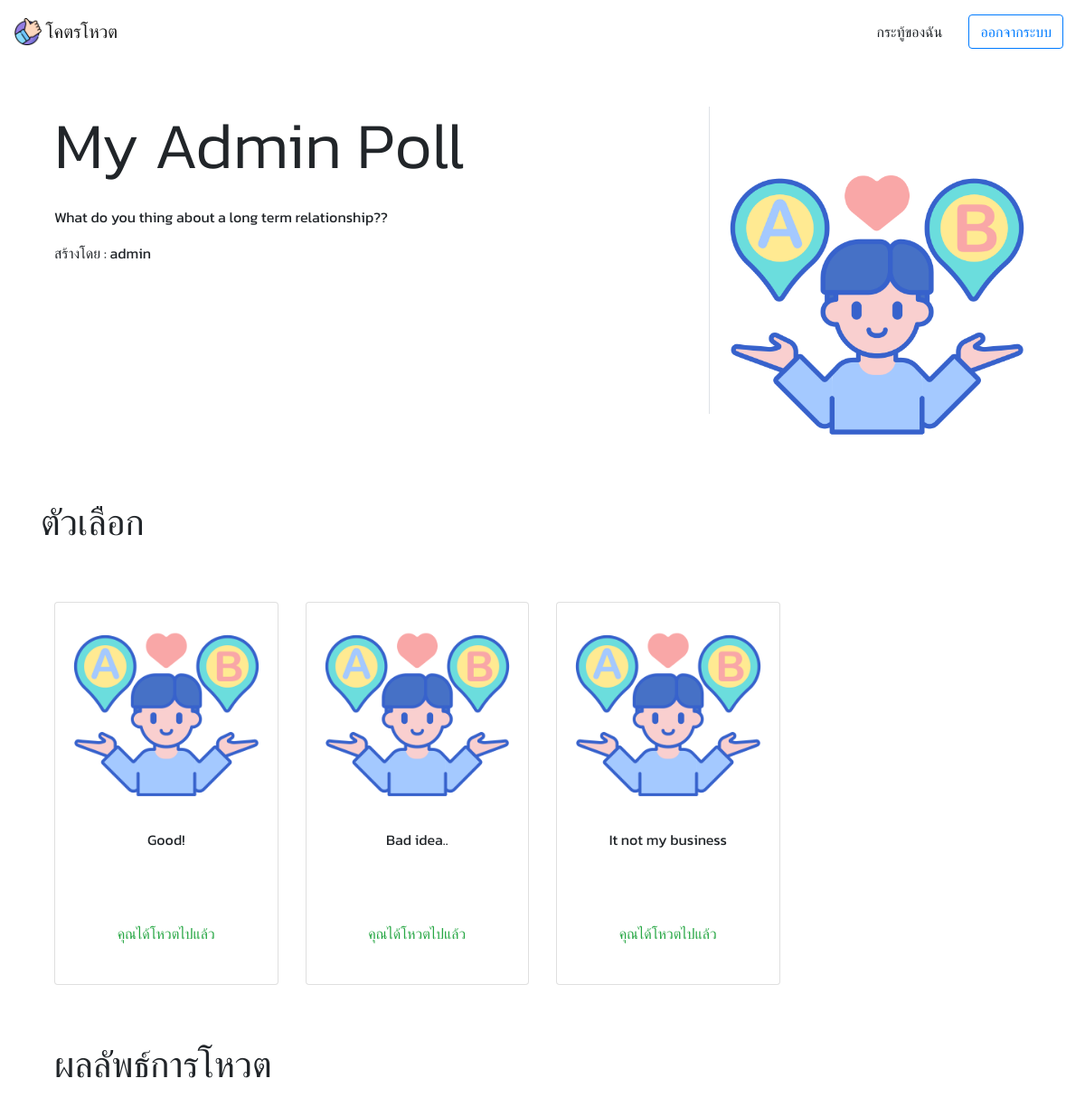
The page /detail/22 (signed in) on the database its author committed.
### polls/models.py (models this page shows, shortened)
class Poll(models.Model):
    subject = models.CharField(max_length=255, null=False)
    detail = models.TextField(null=False)
    picture = models.ImageField(default='poll/default.png', upload_to='poll/')
    start_date = models.DateTimeField(default=timezone.now)
    end_date = models.DateTimeField()
    password = models.CharField(max_length=255, default='')
    create_by = models.ForeignKey(User, on_delete=models.CASCADE)
    create_date = models.DateTimeField(auto_now=True)
    is_active = models.BooleanField(default=True)
    def is_available(self):
        if timezone.now() >= self.end_date:
            self.is_active = False
            self.save()
        return self.is_active

class Poll_Choice(models.Model):
    subject = models.CharField(max_length=255, null=False)
    image = models.ImageField(default='choice/default.png', upload_to='choice/')
    poll_id = models.ForeignKey(Poll, on_delete=models.CASCADE)

### polls/views.py (the view)
# urls.py: path('detail/<int:poll_id>', views.detail_view, name='detail'), # detail poll page
@login_required
def detail_view(request, poll_id):
    poll = Poll.objects.get(id=poll_id)
    already_vote = False
    context = {
        'poll' : poll
    }
    for vote in poll.poll_vote_set.all():
        if vote.vote_by == request.user:
            already_vote = True
    choices = poll.poll_choice_set.all()
    context['choices'] = choices
    if not poll.is_available() or already_vote:
        chart = pygal.Bar(width=1000, min_scale=1)
        chart.title = f"ผลลัพธ์ของ : {poll.subject}"
        for choice in choices:
            chart.add(choice.subject, choice.poll_vote_set.all().count())
            context['graph'] = chart.render().decode('utf-8')
    context['already_vote'] = already_vote
    passed = False
    if poll.password == request.GET.get('password') or already_vote:
        passed = True
    context['passed'] = passed
    return render(request, 'detail.html', context)

### polls/templates/detail.html (shortened to what this page needs)
{% extends 'base_layout.html' %}
{% block content %}
      <div class="container">
        <div class="row">
            <div class="col-lg-8 mb-5 border-right pr-5">
                <h1 class='display-3'>
                    <span> {{ poll.subject }}</span>
                </h1>
                <p class="mt-4 display-5"> {{ poll.detail }}</p>
                <p class="display-5"> สร้างโดย : {{ poll.create_by }}</p>
            </div>
            <div class="col-lg-4 mt-5">
                <img src="{{ poll.picture.url }}" alt="" class='img-fluid'>
            </div>
        </div>
    </div>
    <h1 class='my-5'>ตัวเลือก</h1>
    <div class='container text-center mb-5'>
        <div class="row">
            {% for choice in choices %}
            <div class="col-md-3 my-3">
                <div class="card h-100 w-100 p-3">
                    <img class=" card-img-top" src="{{ choice.image.url }}" alt="Card image cap">
                    <div class="card-body">
                        <p class="card-text">
                            {{ choice.subject }}
                        </p>
                    </div>
                    <ul class="list-group list-group-flush">
                        <li class="list-group-item">
                            {% if already_vote %}
                                <p class='text-success mt-5'> คุณได้โหวตไปแล้ว </p>
                            {% elif poll.is_active == True %}
                                <a href="{% url 'vote' choice.id %}" class='btn btn-warning'>โหวต</a>
                            {% else %}
                                <p class="text-danger mt-5"> ไม่สามารถโหวตได้</p>
                            {% endif %}
                        </li>
                    </ul>
                </div>
            </div>
            {% endfor %}
        </div>
    </div>
    <div class="container">
        {% if poll.is_active == False or already_vote %}
            <h1 class='mb-5'>ผลลัพธ์การโหวต</h1>
        {% endif %}
    </div>
{% endblock %}

### templates/base_layout.html (shortened to what this page needs)
{% load static %}
<!DOCTYPE html>
<html lang="en">
<head>
    <link rel="stylesheet" href="{% static 'css/bootstrap.min.css' %}">
    <link rel="stylesheet" href="{% static 'css/tempus.css' %}">
    <link rel="stylesheet" href="{% static 'css/font-awesome.min.css' %}">
    <link rel="stylesheet" href="{% static 'css/style.css' %}">
</head>
<body>
    <nav class="navbar navbar-expand-lg navbar-light">
        <div class="collapse navbar-collapse" id="navbarTogglerDemo01">
          <a class="navbar-brand" href="{% url 'index' %}">
              <img src="{% static 'images/vote.png' %}" width="30" height="30" class="d-inline-block align-top" alt="">
              โคตรโหวต
          </a>
          <ul class="navbar-nav ml-auto">
            {% if user.is_authenticated %}
                <li class="nav-item active">
                    <a class="nav-link" href="{% url 'mypolls' %}">
                        <p class='btn m-0'>กระทู้ของฉัน</p>
                    </a>
                </li>
                <li class="nav-item">
                    <a class="nav-link" href="{% url 'logout' %}">
                        <button class='btn btn-outline-primary m-0'>ออกจากระบบ</button>
                    </a>
                </li>
            {% endif %}
          </ul>
        </div>
      </nav>
    <div class="container my-5">
        {% block content %}
        {% endblock %}
    </div>
</body>
</html>

### static/css/style.css (style rules this page uses)
* { font-family: 'Kanit'; }
body { animation: fadein .5s; }

### rows shown on the page
Poll: subject "My Admin Poll", detail "What do you thing about a long term relationship??", create_by "admin", picture (placeholder picture)
Poll_Choice: image (placeholder picture), subject "Good!"
Poll_Choice: image (placeholder picture), subject "Bad idea.."
Poll_Choice: image (placeholder picture), subject "It not my business"
